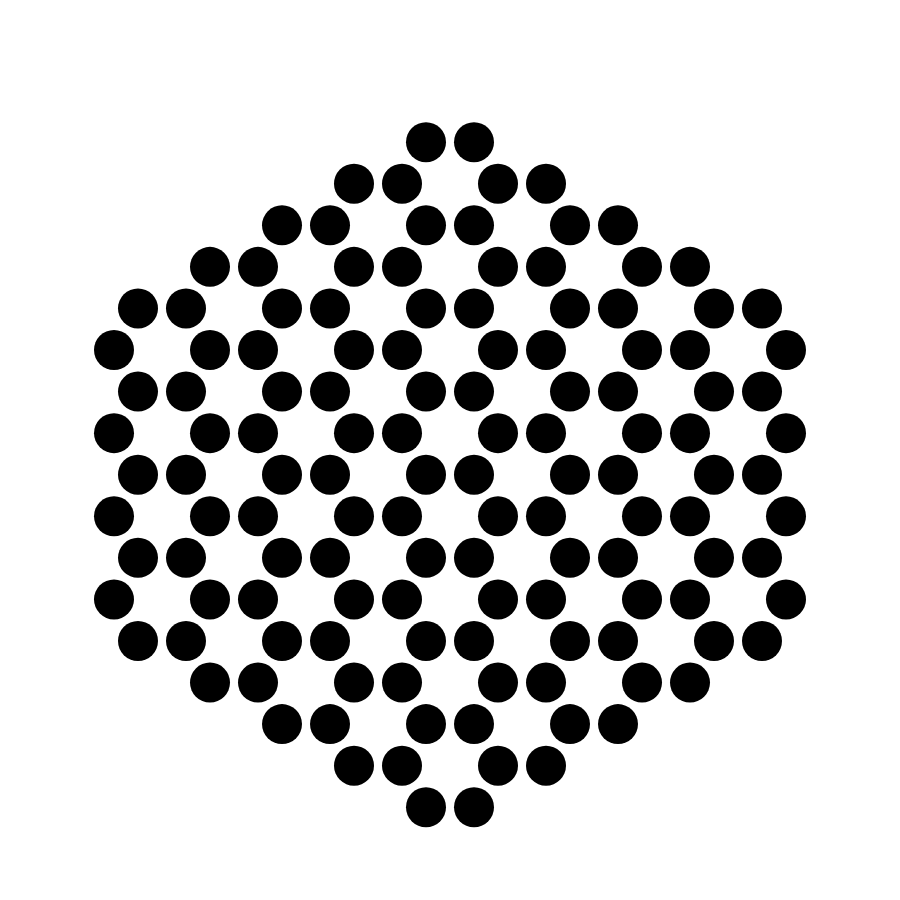
Frame 1 (no input)
Frame 60 (no input): identical to frame 1, image omitted
Frame 120 (the mouse pressed at the canvas centre since frame 60): identical to frame 1, image omitted

The p5.js sketch that drew this single still picture (run headless with seeded random() and noise() and a simulated clock; from frame 60 on, the mouse is pressed at the canvas centre):

// p5.js sketch
// ── sketch.js
// main final sketch 

var hex_size = 40;
var map_radius = 3;
// FIXME: This should be called map size,
// but I started with hexagons, and refactoring would be too hard
var origin;
var padding = 0;
var grid_type = "HEXAGON" // Change this value for different grid types (HEXAGON, TRIANGLE, PARRALELOGRAM, RECTANGLE)
var intersections = [];
let sizeSlider, sizeVal, radSlider, radVal;
let textArray = ['s', 'a', 'v', 'e', 'b', 'e', 'e', 's', '', '', '', '', ''];
let randomG;

function setup() {
  createCanvas(900, 900);
	angleMode(RADIANS);
	origin = createVector(width/2, height/2-100); // CENTER of CANVAS
  // console.log("setup origin: " + origin); // 350, 350, 0 ;
  sizeSlider = createSlider(0, 100, 48);
  radSlider = createSlider(0, 10, 2);
  lineStroke = createSlider(0, 40, 0);
  pointStroke = createSlider(0, 60, 40);
}

function mousePressed() {
  console.log("hex_size: ", hex_size, ", map_radius: ", map_radius);
}
function draw() {
  background(255); // 지우면 trace 남아서 흥미로움 & transparent 배경위해서 comment

  // 육각형 그리기
  hex_size = sizeSlider.value();
  map_radius = radSlider.value();

  const extraEdge = map_radius + 1; // less pointy on right & left
	if(grid_type == "HEXAGON"){
		for (var q = -map_radius; q <= map_radius + extraEdge ; q++) {
				var r1 = max(-map_radius*2, -q - map_radius);
				var r2 = min(map_radius*2, -q + map_radius + extraEdge);
				for (var r = r1; r <= r2; r+= 1) {
          // hex_to_pixel(q, r) = CENTER of hexagon
					draw_hexagon(hex_to_pixel(q, r), hex_size, q, r);
				}
		}
	}

  // 각 꼭지점
  strokeWeight(pointStroke.value());
  stroke(0);
	for(var i = 0; i < intersections.length; i++){
		point(intersections[i].x, intersections[i].y);
	}
	intersections = [];

}

// 전체 육각형
function hex_to_pixel(q, r) {
	// This is basically a matrix multiplication between a hexagon orientation matrix
	// and the vector {q; r}

  // flat top
  var x = hex_size * (3.0/2 * r);
  var y = hex_size * (sqrt(3) / 2 * r + sqrt(3) * q);

  /*
  // original code - pointy top
  var x = (sqrt(3) * q + sqrt(3)/2 * r) * (hex_size) ;
  var y = (3/2 * r) * hex_size;
  */

  let resultVector = createVector(x + origin.x, y + origin.y);
  return resultVector;
}


function draw_hexagon(center, size, q, r, drawCities = true){
	points = [];

  // FILL INSIDE BIG HEXAGON
	for(let i = 0; i < 10; i++) {
		points.push(hex_corner(center, size - padding + 3, i));
		var c = hex_corner(center, size, i);
		if(intersections_includes(c) == false && drawCities)
			intersections.push(c);
	}

	beginShape();
  // 6 because its hexagon
	for(i = 1; i <= 6; i++){
    noFill();
    strokeWeight(lineStroke.value());
    // sin(value) --> changes which hexagon stroke
    stroke(map(sin(q-r*10), 0, 1, 0, 50));    // black&white
    // stroke(255, random(180, 230), 0);      //yellow

    /* 육각형 내부 색깔 COLOR
		fill( map(-q-r, -map_radius, map_radius, 0, 255),
			map(r, -map_radius, map_radius, 0, 255),
				map(q, -map_radius, map_radius, 0, 255));
    */
    // fill( map(sin(q-r*10), 0, 1, 40, 60), 70, 100, 0.1);

    // point(points[i % 6].x, points[i % 6].y);
		vertex(points[i % 6].x, points[i % 6].y);
		line(points[i-1].x, points[i-1].y, points[i % 6].x, points[i % 6].y);
	}
	endShape();

  // text inside HEXAGON
	fill(0);
  noStroke();
	textSize(20);
	textAlign(CENTER, CENTER);
  // sample case
  //5, 4, 3, 2, 1, 0, -1, -2, -3, -4, -5 ...
  // hex size: 30 , map_radius: 3
  let ind = abs((-q-r) - map_radius);
  let letter = textArray[ind];
  textFont('Uncial Antiqua');
  // text(letter, center.x + 1, center.y + 2);  // text location

}

function intersections_includes(c){
	for(var i = 0; i < intersections.length; i++){
		// I have to use approx because the padding results in the
		// intersections not having the EXACT same location (and other things don't line up)
		if(approx(intersections[i].x, c.x) && approx(intersections[i].y, c.y)){
			return true;
		}
	}
	return false;
}

epsilon = padding + 1;

function approx(a,b){
	if(abs(a - b) < epsilon)
		return true;
	return false;
}

function hex_corner(center, size, i){
    var angle_deg = 60 * i // 60, INSTEAD OF 30 MAKES HEXAGON I LIKE.
    var angle_rad = PI/180 * angle_deg;
    return createVector(center.x + size * cos(angle_rad),
                 center.y + size * sin(angle_rad));
}

// ── smallHex.js
let radiusSlider;
let extraLen = 0;

function setup() {
  createCanvas(400, 400);
  radiusSlider = createSlider(0, 180, 70);
}

function draw() {
  background(220);
  let radius = radiusSlider.value();

  push();
  translate(width/2, height/2);

  // hexagon with flat line at the top.
  // rotate(PI/2);

  let drawAngle = TWO_PI/6;
  drawHexagon(0, 0, radius);

  /*
  for (let i = 0; i < TWO_PI; i += drawAngle) {
    let xPos = cos(i) * 120;
    let yPos = sin(i) * 120;
    drawHexagon( xPos, yPos, radius);
  }
  */

  pop();
}

function drawHexagon(x, y, radius) {
  let hexAngle = TWO_PI / 6; // hexagon: 6, square: 4;
  let ind = 0;

  beginShape();

  for (let a = 0; a < TWO_PI - PI/4; a += hexAngle) {
    ind++;

    if(degrees(a) === 0) {
      console.log(degrees(a));
      // console.log(degrees(a));
      // radius = radius + 50;
      extraLen = 10;
    }

    fill(255, 0, 0);
    textSize(10);
    textAlign(CENTER, CENTER);
    text( ind + " ," + degrees(a), x + cos(a) * radius,  y + sin(a) * radius );  // text location

    let sx = x + cos(a) * (radius + extraLen);
    let sy = y + sin(a) * (radius + extraLen);
    vertex(sx, sy);

  }
  endShape(CLOSE);
}
